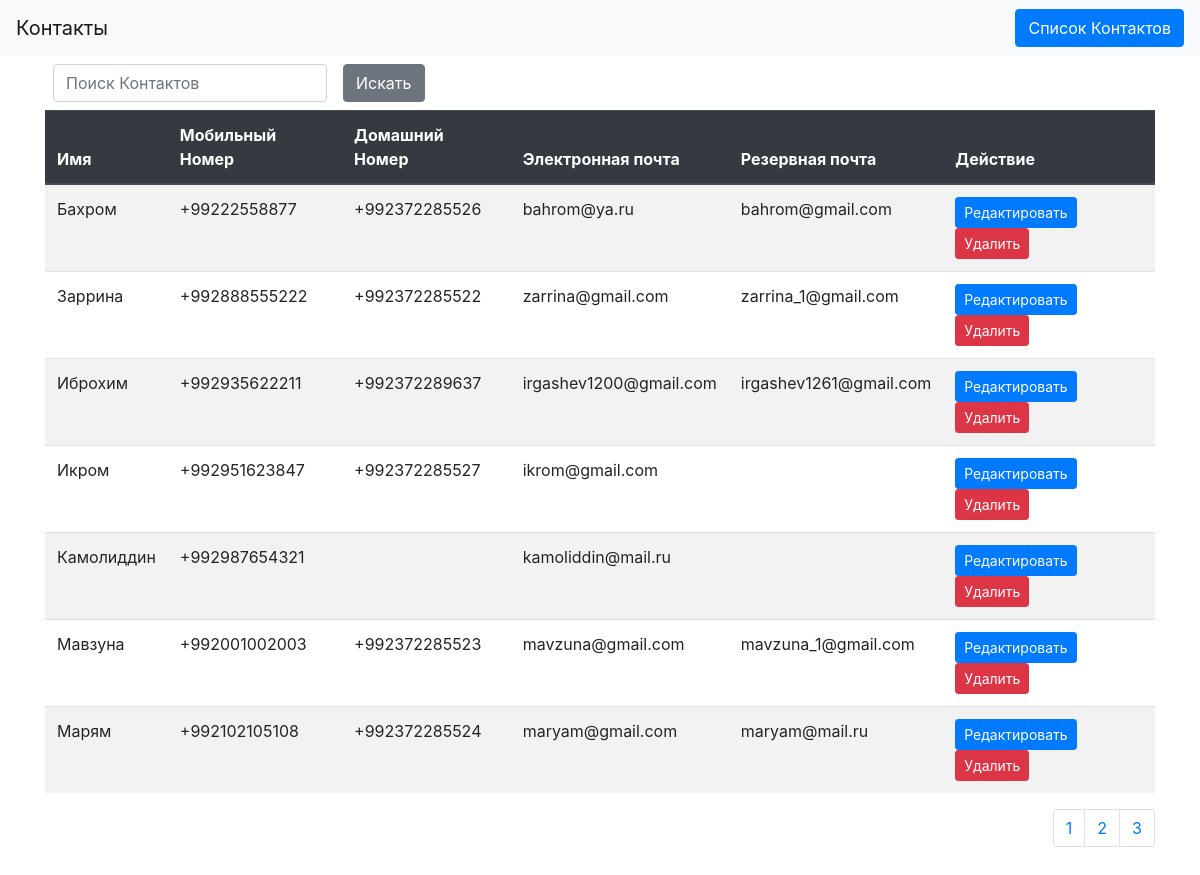
Page /?model=contacts&action=read&page=1 on the committed database.
### tables this page shows
CREATE TABLE `contacts` (
  `id` int(11) NOT NULL,
  `name` varchar(256) NOT NULL,
  `mobile_number` varchar(13) NOT NULL,
  `home_number` varchar(13) DEFAULT NULL,
  `email` varchar(256) NOT NULL,
  `reserve_email` varchar(256) DEFAULT NULL
);

### src/Controller/ContactsController.php (called while the page is built, shortened)
<?php
include_once __DIR__ . "/../Model/Contacts.php";
class ContactsController
{
    public function read()
    {
        $limit = intval($_GET['limit'] ?? Contacts::NUMBER_CONTACTS_PER_PAGE);
        $offset = (intval($_GET['page'] ?? 1) - 1) * $limit;
        $offset = $offset < 0 ? 0 : $offset;
        $query = '';
        $all = (new Contacts())->all($limit, $offset, $query);
        include_once __DIR__ . "/../../views/contacts/list.php";
    }
}

### src/Service/Router.php (called while the page is built, shortened)
<?php
class Router
{
    public function index()
    {
        if (isset($_GET['action']))
        {
            $action = htmlspecialchars($_GET['action'] ?? 'read');
            $objController = new $controller();
                if (method_exists($objController, $action))
                {
                    return $objController->$action();
                }
                    die('Action not found');
        }
    }
}

### index.php (called while the page is built)
<?php include_once "src/Service/Router.php";
$router = new Router();
$router->index();

### src/Model/Contacts.php (called while the page is built, shortened)
<?php
class Contacts
{
    private $conn;
    public function __construct(
        $id = null,
        $name = null,
        $mobileNumber = null,
        $homeNumber = null,
        $email = null,
        $reserveEmail = null)
    {
        $this->conn = mysqli_connect('localhost', 'root', 'root', 'contacts1');
    }
    public function all($limit = self::NUMBER_CONTACTS_PER_PAGE, $offset = 0, $conditions)
    {
        $query = "SELECT * from contacts";
        $query .= " ORDER by `name` limit $offset, $limit";
        $result = mysqli_query($this->conn, $query );
        return mysqli_fetch_all($result,MYSQLI_ASSOC);
    }
}

### views/contacts/list.php (the view, shortened to what this page needs)
<?php
include_once __DIR__ . "/../header.php";
?>
    <div class="container">
        <form method="get" class="form-inline float-left p-2" action="/index.php/">
            <input type="text" name="search" placeholder="Поиск Контактов" class="form-control">
            <input type="submit" value="Искать" class="btn btn-secondary ml-3">
        </form>
        <table class="table table-striped mt-4">
            <thead class="thead-dark">
            <tr>
                <th>Имя</th>
                <th>Мобильный Номер</th>
                <th>Домашний Номер</th>
                <th>Электронная почта</th>
                <th>Резервная почта</th>
                <th>Действие</th>
            </tr>
            </thead>
            <tbody>
            <?php foreach ($all as $d) : ?>
                <tr>
                    <td><?= $d['name'] ?></td>
                    <td><?= $d['mobile_number'] ?></td>
                    <td><?= $d['home_number'] ?></td>
                    <td><?= $d['email'] ?></td>
                    <td><?= $d['reserve_email'] ?></td>
                    <td>
                        <a href="/?model=contacts&action=update&id=<?= $d['id'] ?>" class="btn btn-primary btn-sm">Редактировать</a>
                        <button class="btn btn-danger btn-sm" id="delete-btn" onclick="deleteBtn(<?= $d['id'] ?>, '<?= $d['name'] ?>')">
                            Удалить
                        </button>
                    </td>
                </tr>
            <?php endforeach; ?>
            </tbody>
        </table>
        <nav aria-label="..." class="float-right ">
            <ul class="pagination">
                <li class="page-item"><a class="page-link" href="/?model=contacts&action=read&page=1">1</a></li>
                <li class="page-item">
                    <a class="page-link" href="/?model=contacts&action=read&page=2">2</a>
                </li>
                <li class="page-item"><a class="page-link" href="/?model=contacts&action=read&page=3">3</a></li>
            </ul>
        </nav>
    </div>
<?php
include_once __DIR__ . "/../footer.php";
?>

### rows in the picture
contacts: name "Бахром", mobile_number "+99222558877", home_number "+992372285526", email "bahrom@ya.ru", reserve_email "bahrom@gmail.com"
contacts: name "Заррина", mobile_number "+992888555222", home_number "+992372285522", email "zarrina@gmail.com", reserve_email "zarrina_1@gmail.com"
contacts: name "Иброхим", mobile_number "+992935622211", home_number "+992372289637", email "irgashev1200@gmail.com", reserve_email "irgashev1261@gmail.com"
contacts: name "Икром", mobile_number "+992951623847", home_number "+992372285527", email "ikrom@gmail.com"
contacts: name "Камолиддин", mobile_number "+992987654321", email "kamoliddin@mail.ru"
contacts: name "Мавзуна", mobile_number "+992001002003", home_number "+992372285523", email "mavzuna@gmail.com", reserve_email "mavzuna_1@gmail.com"
contacts: name "Марям", mobile_number "+992102105108", home_number "+992372285524", email "maryam@gmail.com", reserve_email "maryam@mail.ru"

### other values in the picture
$city "Список Контактов"
